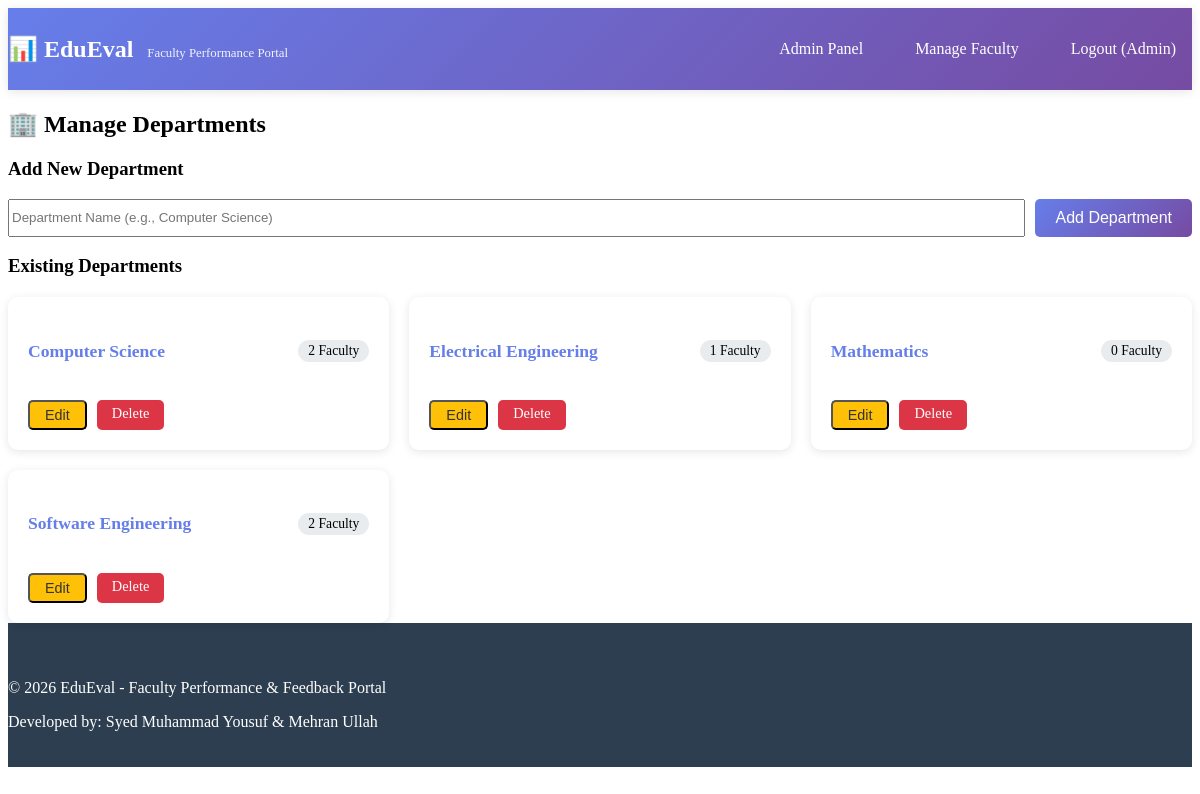
The app's page /admin/department_manage.php (signed in) with its own data.
### tables this page shows
CREATE TABLE departments (
    id INT AUTO_INCREMENT PRIMARY KEY,
    name VARCHAR(100) NOT NULL UNIQUE,
    created_at TIMESTAMP DEFAULT CURRENT_TIMESTAMP
);

### admin/department_manage.php (the view, shortened to what this page needs)
<?php
$pdo = getConnection();
$stmt = $pdo->query("
    SELECT d.*, COUNT(f.id) as faculty_count
    FROM departments d
    LEFT JOIN faculty f ON d.id = f.department_id
    GROUP BY d.id
    ORDER BY d.name
");
$departments = $stmt->fetchAll();
include '../includes/header.php';
?>
<div class="admin-manage">
    <h2>🏢 Manage Departments</h2>
    <div class="add-form">
        <h3>Add New Department</h3>
        <form method="POST" action="">
            <div class="form-row">
                <input type="text" name="name" placeholder="Department Name (e.g., Computer Science)" required>
                <button type="submit" name="add_department" class="btn btn-primary">Add Department</button>
            </div>
        </form>
    </div>
    <div class="departments-list">
        <h3>Existing Departments</h3>
        <div class="departments-grid">
            <?php foreach($departments as $dept): ?>
                <div class="department-card">
                    <div class="dept-header">
                        <h4><?php echo htmlspecialchars($dept['name']); ?></h4>
                        <span class="faculty-count"><?php echo $dept['faculty_count']; ?> Faculty</span>
                    </div>
                    <div class="dept-actions">
                        <button onclick="showEditModal(<?php echo $dept['id']; ?>, '<?php echo htmlspecialchars($dept['name']); ?>')" class="btn-edit">Edit</button>
                        <a href="?delete=<?php echo $dept['id']; ?>" class="btn-delete" onclick="return confirm('Delete this department? All faculty in this department will lose department assignment.')">Delete</a>
                    </div>
                </div>
            <?php endforeach; ?>
        </div>
    </div>
</div>
<?php include '../includes/footer.php'; ?>

### assets/css/style.css (style rules this page uses)
.btn { display: inline-block; padding: 10px 20px; border: none; border-radius: 5px; cursor: pointer; text-decoration: none; font-size: 1rem; transition: all 0.3s; }
.btn-primary { background: linear-gradient(135deg, #667eea 0%, #764ba2 100%); color: white; }
.departments-grid { display: grid; grid-template-columns: repeat(auto-fill, minmax(300px, 1fr)); gap: 20px; margin-top: 20px; }
.department-card { background: white; padding: 20px; border-radius: 10px; box-shadow: 0 2px 10px rgba(0,0,0,0.1); }
.dept-header { display: flex; justify-content: space-between; align-items: center; margin-bottom: 15px; }
.dept-header h4 { color: #667eea; font-size: 1.1rem; }
.faculty-count { background: #e9ecef; padding: 3px 10px; border-radius: 15px; font-size: 0.85rem; }
.dept-actions { display: flex; gap: 10px; }
.btn-edit, .btn-delete { padding: 5px 15px; border-radius: 5px; text-decoration: none; font-size: 0.9rem; }
.btn-edit { background: #ffc107; color: #333; }
.btn-delete { background: #dc3545; color: white; }
.form-row { display: flex; gap: 10px; flex-wrap: wrap; }
.form-row input, .form-row select { flex: 1; min-width: 150px; }

### records on screen
departments: name "Computer Science", faculty_count "2"
departments: name "Electrical Engineering", faculty_count "1"
departments: name "Mathematics", faculty_count "0"
departments: name "Software Engineering", faculty_count "2"
